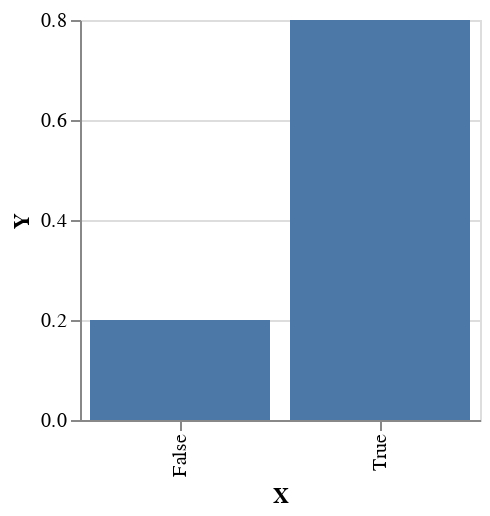

Source (notebook cell):
### Markdown cell above
In fact, we could lean even further into the spirit of probabilistic programming, and transform `model` into a distribution over plots, and sample from that:

### Code cell
distributionOverPlots :: MonadSample m => m VegaLiteLab -- the type of plots
distributionOverPlots = plotVega . toEmpirical <$> replicateM 10 model

sampleIO distributionOverPlots

### Figure 1 — Vega-Lite specification as saved in the notebook (floating-point values rounded to 4 significant figures)
{"$schema": "https://vega.github.io/schema/vega-lite/v4.json", "data": {"values": [{"X": "False", "Y": 0.2}, {"X": "True", "Y": 0.8}]}, "encoding": {"x": {"field": "X", "sort": ["False", "True"], "type": "nominal"}, "y": {"field": "Y", "type": "quantitative"}}, "height": 200, "mark": "bar", "width": 200}
